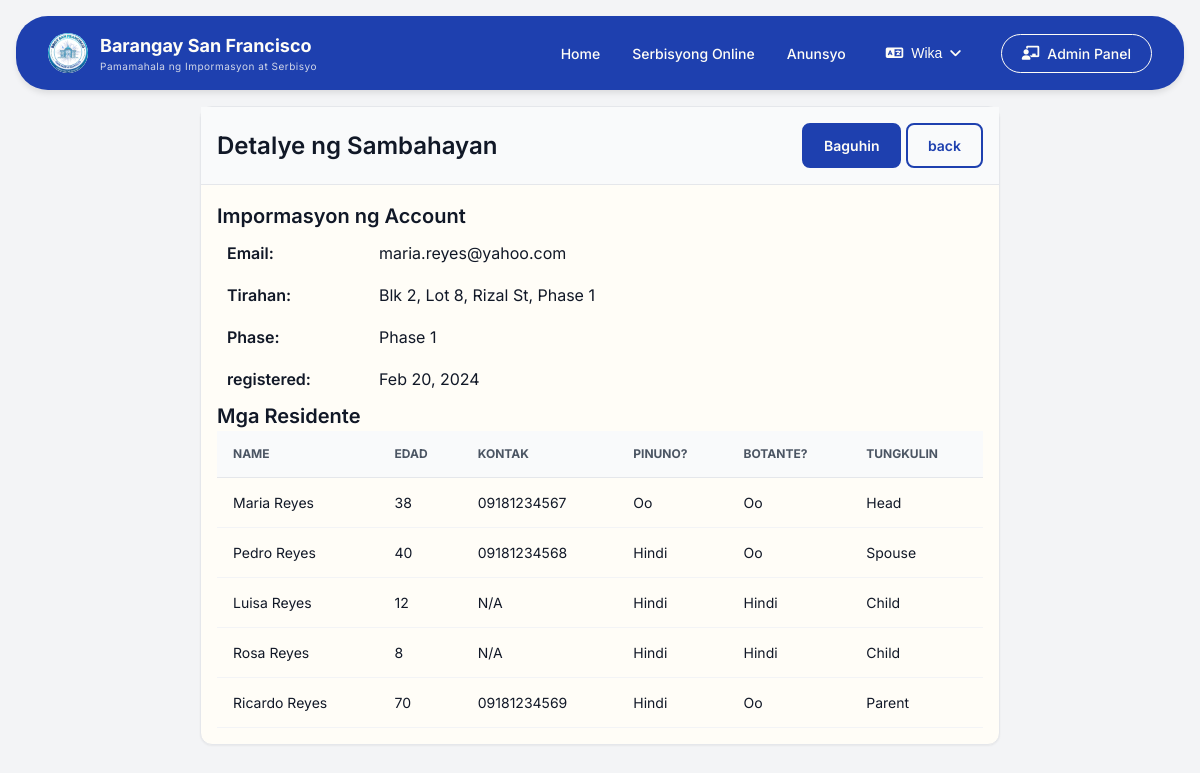
Screenshot of /pages/admin/households/show.php?id=2 (signed in) with the database file from the repository.
### tables this page shows
CREATE TABLE IF NOT EXISTS `household` (
  `household_id` int NOT NULL AUTO_INCREMENT,
  `email` varchar(100) NOT NULL,
  `password` varchar(255) NOT NULL,
  `address` text NOT NULL,
  `phase_no` varchar(10) DEFAULT NULL,
  `preferred_language` enum('english','tagalog') DEFAULT 'tagalog',
  `created_at` timestamp NULL DEFAULT CURRENT_TIMESTAMP,
  PRIMARY KEY (`household_id`),
  UNIQUE KEY `email` (`email`),
  KEY `idx_household_email` (`email`)
);

CREATE TABLE IF NOT EXISTS `resident` (
  `resident_id` int NOT NULL AUTO_INCREMENT,
  `household_id` int NOT NULL,
  `first_name` varchar(50) NOT NULL,
  `last_name` varchar(50) NOT NULL,
  `suffix` varchar(10) DEFAULT NULL,
  `age` int DEFAULT NULL,
  `is_voter` tinyint(1) DEFAULT '0',
  `is_head` tinyint(1) DEFAULT '0',
  `relationship_to_head` varchar(50) DEFAULT NULL,
  `contact_no` varchar(15) DEFAULT NULL,
  `profile_photo_url` varchar(255) DEFAULT NULL,
  PRIMARY KEY (`resident_id`),
  KEY `household_id` (`household_id`)
);

### includes/translations/translations.php (called while the page is built, shortened)
<?php
function __($key) {
    $lang = $_SESSION['lang'] ?? 'tl';
    return $translations[$lang][$key] ?? $key;
}
?>

### pages/admin/households/show.php (the view, shortened to what this page needs)
<?php
require_once '../../../includes/core/init.php';
$household_id = $_GET['id'] ?? 0;
$household = $conn->prepare("SELECT * FROM household WHERE household_id = ?");
$household->bind_param("i", $household_id);
$household->execute();
$householdData = $household->get_result()->fetch_assoc();
$residents = $conn->prepare("SELECT * FROM resident WHERE household_id = ?");
$residents->bind_param("i", $household_id);
$residents->execute();
$residentsData = $residents->get_result()->fetch_all(MYSQLI_ASSOC);
include '../../../includes/layouts/header.php';
?>
<link rel="stylesheet" href="/barangay-residence-system/assets/css/pages/dashboard.css">
<?php include '../../../includes/layouts/navbar.php'; ?>
<main class="container">
    <div class="card form-container">
        <div class="card-header">
            <h2><?php echo __('household-details'); ?></h2>
            <div>
                <a href="edit.php?id=<?php echo $household_id; ?>" class="btn btn-primary"><?php echo __('edit'); ?></a>
                <a href="/barangay-residence-system/pages/dashboard.php" class="btn btn-outline"><?php echo __('back'); ?></a>
            </div>
        </div>
        <div class="card-body">
            <div class="detail-section">
                <h3><?php echo __('account-information'); ?></h3>
                <table class="detail-table">
                    <tr><th><?php echo __('email'); ?>:</th><td><?php echo htmlspecialchars($householdData['email']); ?></td></tr>
                    <tr><th><?php echo __('address'); ?>:</th><td><?php echo htmlspecialchars($householdData['address']); ?></td></tr>
                    <tr><th><?php echo __('phase'); ?>:</th><td><?php echo htmlspecialchars($householdData['phase_no']); ?></td></tr>
                    <tr><th><?php echo __('registered'); ?>:</th><td><?php echo date('M d, Y', strtotime($householdData['created_at'])); ?></td></tr>
                </table>
            </div>
            <div class="detail-section">
                <h3><?php echo __('residents'); ?></h3>
                <table class="data-table">
                    <thead>
                        <tr><th><?php echo __('name'); ?></th><th><?php echo __('age'); ?></th><th><?php echo __('contact'); ?></th><th><?php echo __('head'); ?></th><th><?php echo __('voter'); ?></th><th><?php echo __('role'); ?></th></tr>
                    </thead>
                    <tbody>
                        <?php foreach ($residentsData as $r): ?>
                        <tr>
                            <td><?php echo htmlspecialchars($r['first_name'] . ' ' . $r['last_name']); ?></td>
                            <td><?php echo $r['age']; ?></td>
                            <td><?php echo htmlspecialchars($r['contact_no'] ?? __('n-a')); ?></td>
                            <td><?php echo $r['is_head'] ? __('yes') : __('no'); ?></td>
                            <td><?php echo $r['is_voter'] ? __('yes') : __('no'); ?></td>
                            <td><?php echo htmlspecialchars($r['relationship_to_head'] ?? ''); ?></td>
                        </tr>
                        <?php endforeach; ?>
                    </tbody>
                </table>
            </div>
        </div>
    </div>
</main>

### assets/css/pages/dashboard.css (style rules this page uses)
.container { padding: 1rem; }
.detail-table { width: 100%; }
.detail-table th { width: 150px; text-align: left; padding: 0.5rem; font-weight: 600; }
.detail-table td { padding: 0.5rem; }
.form-container { max-width: 800px; margin: 0 auto; }

### assets/css/base/variables.css (style rules this page uses)
:root { --primary-blue: #1e40af; --primary-blue-dark: #1e3a8a; --primary-blue-light: #3b82f6; --primary-blue-50: #eff6ff; --white: #fffdf7; --gray-50: #f9fafb; --gray-100: #f3f4f6; --gray-200: #e5e7eb; --gray-300: #d1d5db; --gray-400: #9ca3af; --gray-500: #6b7280; --gray-600: #4b5563; --gray-700: #374151; --gray-800: #1f2937; --gray-900: #111827; --error-red: #b91c1c; --error-red-light: #fef2f2; --success-green: #10b981; --success-green-light: #d1fae5; --warning-orange: #f59e0b; --warning-orange-light: #fffbeb; --shadow-sm: 0 1px 2px 0 rgba(0, 0, 0, 0.05); --shadow-md: 0 4px 6px -1px rgba(0, 0, 0, 0.1); --shadow-lg: 0 10px 15px -3px rgba(0, 0, 0, 0.1); --shadow-xl: 0 20px 25px -5px rgba(0, 0, 0, 0.1); --radius-sm: 0.375rem; --radius-md: 0.5rem; --radius-lg: 0.75rem; --radius-xl: 1rem; }

### assets/css/base/typography.css (style rules this page uses)
h2 { font-size: 1.5rem; font-weight: 600; }
h3 { font-size: 1.25rem; font-weight: 600; }

### assets/css/components/buttons.css (style rules this page uses)
.btn { display: inline-block; padding: 0.625rem 1.25rem; border-radius: var(--radius-md); font-weight: 600; font-size: 0.875rem; cursor: pointer; transition: all 0.3s ease; border: none; text-align: center; }
.btn-primary { background-color: var(--primary-blue); border: 2px solid var(--primary-blue); color: var(--white); }
.btn-outline { background-color: transparent; border: 2px solid var(--primary-blue); color: var(--primary-blue); }

### assets/css/components/cards.css (style rules this page uses)
.card { background-color: var(--white); border-radius: var(--radius-lg); box-shadow: var(--shadow-sm); border: 1px solid var(--gray-200); transition: all 0.3s ease; }
.card-header { padding: 1rem; border-bottom: 1px solid var(--gray-200); background-color: var(--gray-50); display: flex; justify-content: space-between; align-items: center; }
.card-body { padding: 1rem; }

### assets/css/components/tables.css (style rules this page uses)
.data-table { width: 100%; text-align: left; border-collapse: collapse; }
.data-table thead { background-color: var(--gray-50); border-bottom: 1px solid var(--gray-200); }
.data-table th { padding: 0.875rem 1rem; font-weight: 700; text-transform: uppercase; font-size: 0.75rem; color: var(--gray-600); }
.data-table td { padding: 0.875rem 1rem; border-bottom: 1px solid var(--gray-100); font-size: 0.875rem; }

### rows the page displays
household: email "maria.reyes@yahoo.com", address "Blk 2, Lot 8, Rizal St, Phase 1", phase_no "Phase 1", created_at "Feb 20, 2024"
resident: first_name+last_name "Maria Reyes", age "38", contact_no "09181234567", relationship_to_head "Head"
resident: first_name+last_name "Pedro Reyes", age "40", contact_no "09181234568", relationship_to_head "Spouse"
resident: first_name+last_name "Luisa Reyes", age "12", contact_no "N/A", relationship_to_head "Child"
resident: first_name+last_name "Rosa Reyes", age "8", contact_no "N/A", relationship_to_head "Child"
resident: first_name+last_name "Ricardo Reyes", age "70", contact_no "09181234569", relationship_to_head "Parent"

### other values shown
__('sub-header') "Pamamahala ng Impormasyon at Serbisyo"
__('nav-home') "Home"
__('nav-services') "Serbisyong Online"
__('nav-announcements') "Anunsyo"
__('language') "Wika"
__('admin-dashboard') "Admin Panel"
__('household-details') "Detalye ng Sambahayan"
__('edit') "Baguhin"
__('back') "back"
__('account-information') "Impormasyon ng Account"
__('email') "Email"
__('address') "Tirahan"
__('phase') "Phase"
__('registered') "registered"
__('residents') "Mga Residente"
